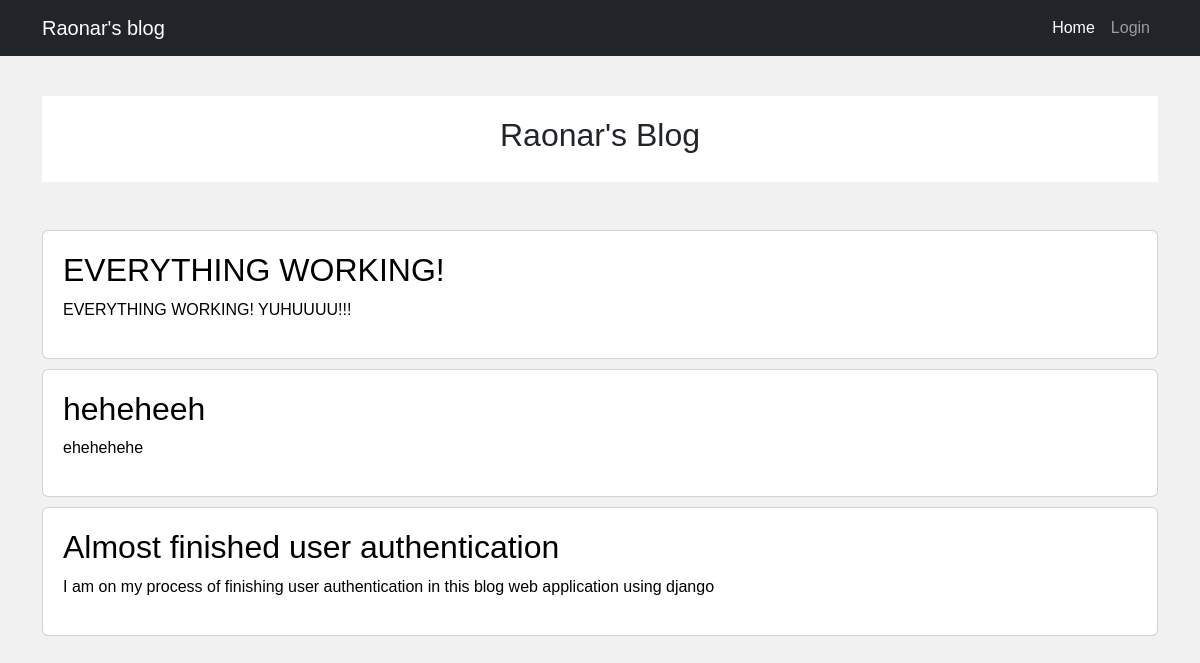
The app's page /?page=5 with its own data.
### posts/models.py (models this page shows, shortened)
class Posts(models.Model):
  title = models.CharField(max_length=100)
  body = models.CharField(max_length=1000000)

### posts/views.py (the view)
# urls.py: path("", views.index, name="index"),
def index(request):
    search_query = request.GET.get('q', '')
    posts = Posts.objects.all()
    if search_query and request.user.is_authenticated:
        posts = posts.filter(Q(title__icontains=search_query))
        if not posts:
          return render(request, "index.html", {"post_not_found": True})
    paginator = Paginator(posts, 3)
    page = request.GET.get("page")
    all_posts = paginator.get_page(page)
    return render(request, "index.html", {"posts": all_posts, "search_query": search_query})

### templates/index.html (shortened to what this page needs)
{% extends "base.html" %}
  {% block active-home-navlink %} active {% endblock active-home-navlink %}
  {% block content %}
    <div class="container">
      <div class="header" id="title">
        <h2>Raonar's Blog</h2>
      </div>
      <div class="row my-5">
        <div class="leftcolumn">
          {% for post in posts reversed %}
            <div class="card">
              <a style="text-decoration: none; color: black;" href="/post/{{post.id}}">
                <h2>{{post.title}}</h2>
                <p>{{post.body|truncatewords:20}}</p>
              </a>
            </div>
          {% endfor %}
        </div>
      </div>
    </div>
{% endblock content %}

### templates/index.html (style rules this page uses)
* { box-sizing: border-box; }
body { font-family: Arial; background: #f1f1f1; }
.header { padding: 20px; font-size: 40px; text-align: center; background: white; margin-top: 40px; }
.leftcolumn { float: left; width: 100%; }
.card { background-color: white; padding: 20px; }
.card:nth-child(2) { margin-top: 10px; }
.card:nth-child(3) { margin-top: 10px; }
.row:after { content: ""; display: table; clear: both; }

### records on screen
Posts: title "EVERYTHING WORKING!", body "EVERYTHING WORKING! YUHUUUU!!!"
Posts: title "heheheeh", body "ehehehehe"
Posts: title "Almost finished user authentication", body "I am on my process of finishing user authentication in this blog web application using django"
